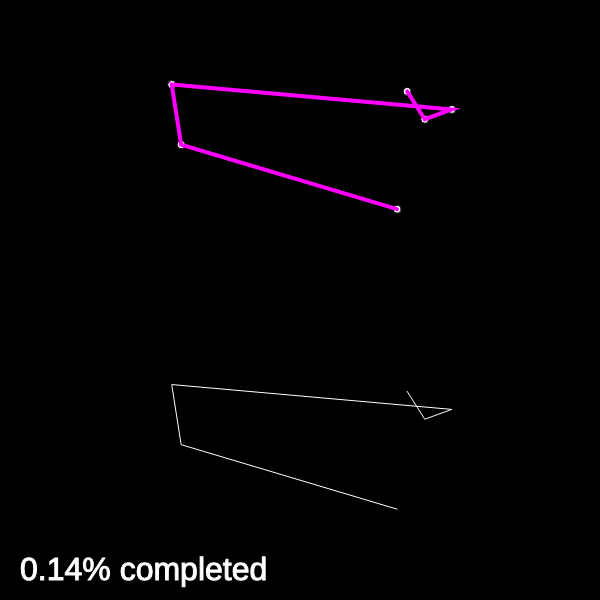
Frame 1 (no input)
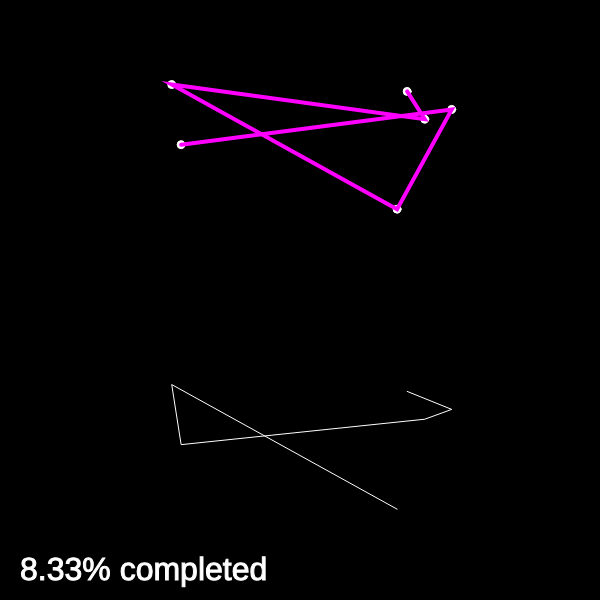
Frame 60 (no input)
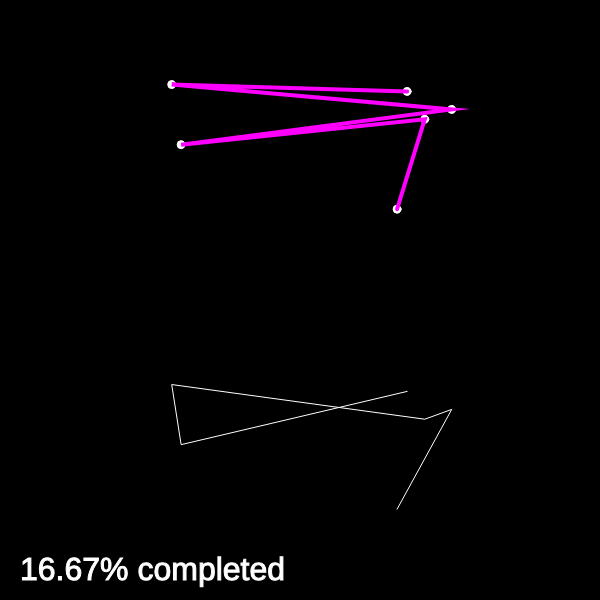
Frame 120 (the mouse pressed at the canvas centre since frame 60)

The p5.js sketch that drew these frames (run headless with seeded random() and noise() and a simulated clock; from frame 60 on, the mouse is pressed at the canvas centre):

// p5.js sketch
// ── sketch.js

// combine part1 & part2
// TSP with brute-force method

const cities = [];
const totalCities = 6;

let recordDistance;
let bestEver;

let order = [];
let totalPermutations;
let count = 0;

function swapElements(a, i, j) {
    const temp = a[i];
    a[i] = a[j];
    a[j] = temp;
}

function calcDistance(points, orderArray) {
    let sum = 0;
    for (let i = 0; i < orderArray.length - 1; i++) {
        const aIdx = orderArray[i];
        const bIdx = orderArray[i + 1];
        sum += dist(points[aIdx].x, points[aIdx].y, points[bIdx].x, points[bIdx].y);
    }
    return sum;
}

function factorial(n) {
    return (n === 1) ? 1 : n * factorial(n - 1);
}

function nextOrder() {
    // Step 1 : find the largest x that P[x] < P[x+1]
    let largestI = -1;
    for (let i = order.length - 2; i >= 0; i--) {
        if (order[i] < order[i+1]) {
            largestI = i;
            break;
        }
    }
    if (largestI === -1) {
        noLoop();
        console.log('finished!');
    }

    // Step 2 : find the largest y such that P[x] < P[y]
    let largestJ = -1;
    for (let j = order.length - 1; j >= 0; j--) {
        if (order[largestI] < order[j]) {
            largestJ = j;
            break;
        }
    }

    // Step 3 : swap P[x] and P[y]
    swapElements(order, largestI, largestJ);

    // Step 4 : reverse from largestI + 1 to the end 
    const endArray = order.splice(largestI + 1);
    endArray.reverse();
    order = order.concat(endArray);
}

function setup() {
    createCanvas(600, 600);
    for (let i = 0; i < totalCities; i++) {
        cities.push(createVector(random(50, width-50), random(50, height / 2 - 50)));
        order.push(i);
    }
    recordDistance = calcDistance(cities, order); // total distance of TSP lines
    bestEver = order.slice();
    
    totalPermutations = factorial(totalCities);
    console.log('total Permutations: ', totalPermutations);
}

function draw() {
    count++;
    background(0);
    
    // draw city points
    fill(255);
    for (const city of cities) {
        ellipse(city.x, city.y, 8, 8);
    }
    
    // draw bestever TSP lines
    stroke(255, 0, 255);
    strokeWeight(4);
    noFill();
    beginShape();
    for (const n of bestEver) {
        vertex(cities[n].x, cities[n].y);
    }
    endShape();
    
    // translate coords to bottom for drawing current TSP lines
    translate(0, height / 2);
    
    // draw current TSP lines
    stroke(255);
    strokeWeight(1);
    noFill();
    beginShape();
    for (const n of order) {
        vertex(cities[n].x, cities[n].y);
    }
    endShape();
    
    
    const i = floor(random(cities.length));
    const j = floor(random(cities.length));
    swapElements(cities, i, j);  // it contains the case of i == j
    
    const d = calcDistance(cities, order);
    if (d < recordDistance) {
        recordDistance = d;
        bestEver = order.slice();
    }

    // how much completed?
    textSize(32);
    fill(255);
    text(nf(100 * (count / totalPermutations), 0, 2) + '% completed', 20, height / 2 - 20);

    // update order permutation to next lexicographic permutation.
    nextOrder();
}
